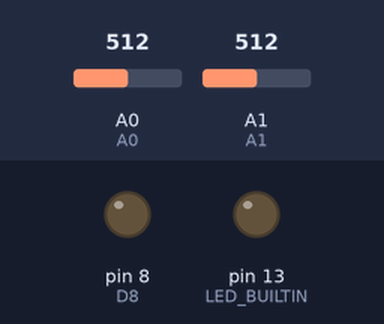
The sketch below on a simulated Arduino Uno, built with avr-gcc and run on an emulated ATmega328P. Shown: output pins drawn as LEDs (lit = HIGH). The inputs (shaded band) are chosen by the test bench; at power-on: A0 = 512, A1 = 512. Pins used as bus, display or sensor lines are not drawn; what the sketch prints to the serial monitor is not drawn.

Above: at 31.0 s.
At 62.6 s:
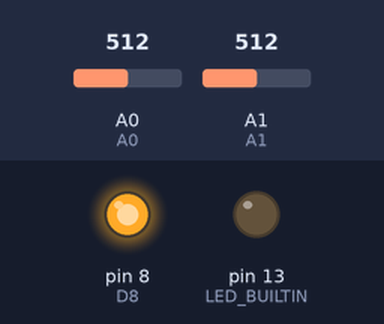
Timing chart, 0 to 82.2 s (numbered marks = the images above):
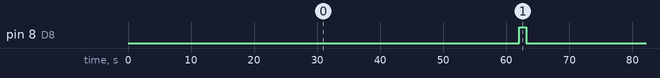

The sketch:

waterPlant_extInt_res_moisture_sensor_cal.ino
```cpp
/**
 *
 * Version 1.0 del proyecto para automatizar el riego de una planta.
 *
 * Actualmente se basa en las siguentes particularidades:
 *
 * 1. CIRCUITO DEL SENSOR DE HUMEDAD
 * Como sensor de humedad utiliza dos barras metálicas de unos 200mm de largo y separadas 10mm. Practicamente se comporta como un elemento curra resistencia
 * varia en funcion de la huemdad del suelo. Habría que determinar si esta variación es lineal pero de moemnto ya nos vale.
 * Este sensor se coloca en serie con una R de 1K formando un divisor resistivo.
 * Los extremos de este divisor resistivo se conectan cada uno a un pin digital del arduino (D7 y D8) para su polarización bipolar (circulación de corrient en ambos sentidos)
 * y así evitar la electrólisis cada vez que se procede a la medida de voltaje la toma media.
 * La toma media de este sensor se conecta a la entrada analogica del arduino, la A0, para la lectura de la tensión en el punto medio. Esta tension será indicativo de la humedad
 * del suelo de la planta.
 *
 * 2. CIRCUITO DE ALIMENTACIÓN Y CONTRO DEL RIEGO
 * Utilizamos una bomba periestaltica cuyo eje se acciona mediante un motor CC de 6V alimentado a través de un puente en H con una pila de 9V.
 *
 * 3. ALIMENTACION DEL ARDUINO
 * Por lo pronto la alimentacion del arduino es via usb
 *
 * 4. ASPECTOS A MEJORAR EN LAS PROXIMAS VERSIONES
 *
 * 		4.1 Uso de timer, interrupciones y rutinas para la automatizacion de la medida de la humedad del suelo y el riego
 * 		4.2 Añadir un display para que, cuando apretemos un boton nos muestre la lectura actual de la humedad del suelo y los diferentes parametros del control
 * 		los valores de min y max.
 * 		4.3 Añadir la opcion de modificar los parametros de control de manera externa mediante un teclado.
 *
 * Este sensor se pincha en la tierra hasta la mitad aprox.
 */

#include <avr/sleep.h>


//Pines utilizados para el sensor de humedad resistivo
#define D7 7
#define D8 8
#define A0 14
#define A1 15


//Variables para la medidad de la humedad
unsigned int resistiveMoistureLecture = 0;
unsigned int referenceMoistureLecture = 0;

int resistivesoilmoisturepercent=0;
int referencesoilmoisturepercent=0;

const int RefAirValue = 567;   //you need to replace this value with Value_1
const int RefWaterValue = 289;  //you need to replace this value with Value_2

const int ResAirValue = 1021;   //you need to replace this value with Value_1
const int ResWaterValue = 243;  //you need to replace this value with Value_2


bool interrupt_received_flag = false;


void takeCareOfPlant()
{
	resistiveMoistureLecture = readResistiveMoistureSensor(D7, D8, A0); // @suppress("Invalid arguments")
	referenceMoistureLecture = readReferenceMoistureSensor(A1); // @suppress("Invalid arguments")

	resistivesoilmoisturepercent = map(resistiveMoistureLecture, ResAirValue, ResWaterValue, 0, 100);
	referencesoilmoisturepercent = map(referenceMoistureLecture, RefAirValue, RefWaterValue, 0, 100);


	Serial.print("resistive Lecture = " + String(resistiveMoistureLecture) + "\t" + "percent = " + String(resistivesoilmoisturepercent) + "\t" + "reference Lecture = " + String(referenceMoistureLecture) + "\t" +  "percent = " + String(referencesoilmoisturepercent) + "\n");


}


//The setup function is called once at startup of the sketch
void setup()
{

	Serial.begin(9600);

	// Add your initialization code here

	pinMode(LED_BUILTIN, OUTPUT);

	pinMode(2,INPUT);  // Enable interrupt input D2 as input


	//Definimos como modo salida los pines D7 y D8 (digitales) que servirán para polarizar el sensor de humedad del suelo (moisture sensor)
	pinMode(D7, OUTPUT);
	pinMode(D8, OUTPUT);


	//Definimos como modo entrada el pin A0 (Analogico)
	pinMode(A0, INPUT);
	pinMode(A1, INPUT);

	//Initializing outputs
	digitalWrite(LED_BUILTIN, LOW);
	digitalWrite(D7, LOW);
	digitalWrite(D8, LOW);

}

// The loop function is called in an endless loop
void loop()
{
	myDelay(60000);
	takeCareOfPlant();
}


//****************************************
//FIN CONFIGURACION TIMER E INTERRUPCIONES
//****************************************


unsigned int readResistiveMoistureSensor(int positivePin, int negativePin, int channelLecture)
{
	unsigned int humidityLecture;

	myDelay(1000);

	digitalWrite(positivePin, HIGH);
	digitalWrite(negativePin, LOW);

	myDelay(1000);

	humidityLecture = analogRead(channelLecture); //devuelve un valor entre 0 y 1024 propio de un adc de 10 bits

	myDelay(100);

	digitalWrite(positivePin, LOW);
	digitalWrite(negativePin, HIGH);

	myDelay(1100);

	digitalWrite(D7, LOW);
	digitalWrite(D8, LOW);

	return humidityLecture;
}

unsigned int readReferenceMoistureSensor(int channelLecture)
{
	unsigned int humidityLecture;

	humidityLecture = analogRead(channelLecture); //devuelve un valor entre 0 y 1024 propio de un adc de 10 bits

	return humidityLecture;
}


void myDelay(unsigned long delayInMillis)
{
	unsigned long actualTime = millis();
	unsigned long deadTime = actualTime + delayInMillis;


	while (actualTime<deadTime)
	{
		actualTime = millis();
	}
}
```

Measured:
- by itself, pin 8 (D8): alternates HIGH for 1.1 s and LOW for 62.1 s
